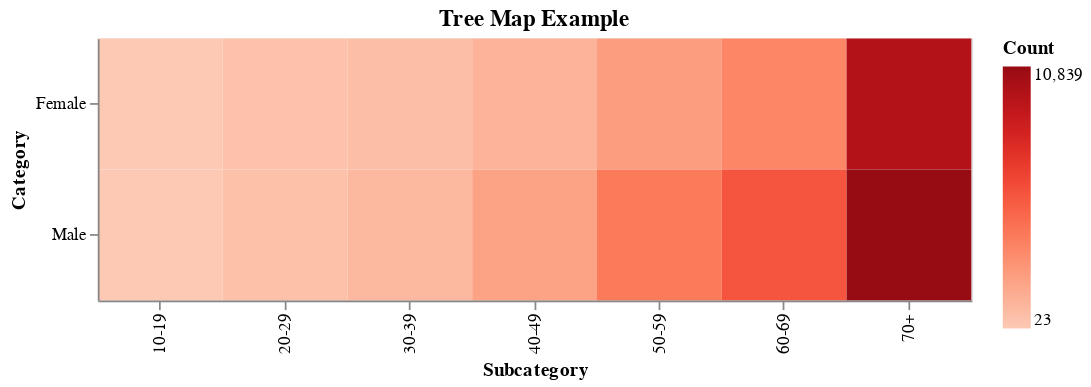

The code cell stored with this chart in its notebook:
### Code cell
import pandas as pd
import altair as alt

# Sample data
data = pd.DataFrame({
    'category': ['MALE', 'MALE', 'MALE', 'MALE', 'FEMALE', 'FEMALE'],
    'subcategory': ['10-19', '20-29', '30-39', '40-49', '50-59', '60-69'],
    'value': [10, 20, 30, 40, 50, 60]
})

# Creating a tree map with a hot scale color
tree_map = alt.Chart(a).mark_rect().encode(
    y=alt.Y('GENDER:N', title='Category'),
    x=alt.X('AGE_GROUP:N', title='Subcategory'),
    color=alt.Color('COUNT:Q', scale=alt.Scale(scheme='reds'), title='Count'),
    size='COUNT:Q').properties(
    width=500,
    height=150,
)

tree_map

### Figure 1 — Vega-Lite specification as saved in the notebook (floating-point values rounded to 4 significant figures)
{"config": {"view": {"continuousWidth": 300, "continuousHeight": 300}}, "data": {"name": "data-6b6f4846ead95d0af80a11d683de97fc"}, "mark": {"type": "rect"}, "encoding": {"color": {"field": "COUNT", "scale": {"scheme": "reds"}, "title": "Count", "type": "quantitative"}, "size": {"field": "COUNT", "type": "quantitative"}, "x": {"field": "AGE_GROUP", "title": "Subcategory", "type": "nominal"}, "y": {"field": "GENDER", "title": "Category", "type": "nominal"}}, "height": 150, "title": "Tree Map Example", "width": 500, "$schema": "https://vega.github.io/schema/vega-lite/v5.16.3.json", "datasets": {"data-6b6f4846ead95d0af80a11d683de97fc": [{"GENDER": "Female", "AGE_GROUP": "10-19", "COUNT": 23, "Rank": 14}, {"GENDER": "Female", "AGE_GROUP": "20-29", "COUNT": 375, "Rank": 12}, {"GENDER": "Female", "AGE_GROUP": "30-39", "COUNT": 567, "Rank": 10}, {"GENDER": "Female", "AGE_GROUP": "40-49", "COUNT": 1139, "Rank": 8}, {"GENDER": "Female", "AGE_GROUP": "50-59", "COUNT": 2231, "Rank": 6}, {"GENDER": "Female", "AGE_GROUP": "60-69", "COUNT": 3319, "Rank": 5}, {"GENDER": "Female", "AGE_GROUP": "70+", "COUNT": 9763, "Rank": 2}, {"GENDER": "Male", "AGE_GROUP": "10-19", "COUNT": 28, "Rank": 13}, {"GENDER": "Male", "AGE_GROUP": "20-29", "COUNT": 502, "Rank": 11}, {"GENDER": "Male", "AGE_GROUP": "30-39", "COUNT": 846, "Rank": 9}, {"GENDER": "Male", "AGE_GROUP": "40-49", "COUNT": 1916, "Rank": 7}, {"GENDER": "Male", "AGE_GROUP": "50-59", "COUNT": 3895, "Rank": 4}, {"GENDER": "Male", "AGE_GROUP": "60-69", "COUNT": 5509, "Rank": 3}, {"GENDER": "Male", "AGE_GROUP": "70+", "COUNT": 10839, "Rank": 1}]}}
